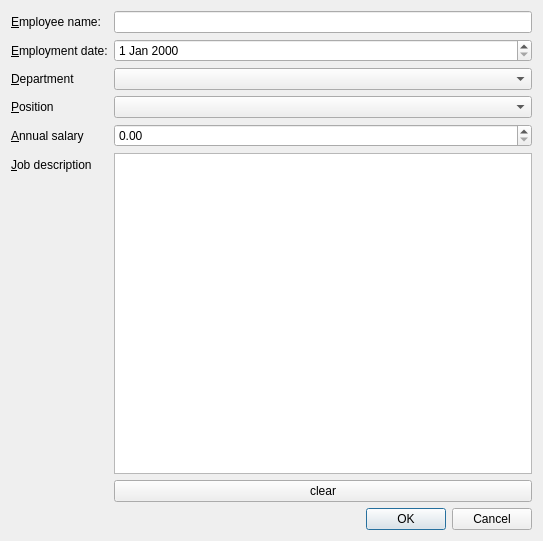
<?xml version="1.0" encoding="UTF-8"?>
<ui version="4.0">
 <class>MyDialog</class>
 <widget class="QDialog" name="MyDialog">
  <property name="geometry">
   <rect>
    <x>0</x>
    <y>0</y>
    <width>543</width>
    <height>541</height>
   </rect>
  </property>
  <property name="windowTitle">
   <string>Dialog</string>
  </property>
  <layout class="QVBoxLayout" name="verticalLayout">
   <item>
    <layout class="QFormLayout" name="formLayout">
     <item row="0" column="0">
      <widget class="QLabel" name="label">
       <property name="text">
        <string>&amp;Employee name:</string>
       </property>
       <property name="buddy">
        <cstring>lineEdit</cstring>
       </property>
      </widget>
     </item>
     <item row="0" column="1">
      <widget class="QLineEdit" name="lineEdit"/>
     </item>
     <item row="1" column="0">
      <widget class="QLabel" name="label_2">
       <property name="text">
        <string>&amp;Employment date:</string>
       </property>
       <property name="buddy">
        <cstring>dateEdit</cstring>
       </property>
      </widget>
     </item>
     <item row="1" column="1">
      <widget class="QDateEdit" name="dateEdit"/>
     </item>
     <item row="2" column="0">
      <widget class="QLabel" name="label_3">
       <property name="text">
        <string>&amp;Department</string>
       </property>
       <property name="buddy">
        <cstring>comboBox</cstring>
       </property>
      </widget>
     </item>
     <item row="2" column="1">
      <widget class="QComboBox" name="comboBox"/>
     </item>
     <item row="3" column="0">
      <widget class="QLabel" name="label_4">
       <property name="text">
        <string>&amp;Position</string>
       </property>
       <property name="buddy">
        <cstring>comboBox_2</cstring>
       </property>
      </widget>
     </item>
     <item row="3" column="1">
      <widget class="QComboBox" name="comboBox_2"/>
     </item>
     <item row="4" column="0">
      <widget class="QLabel" name="label_5">
       <property name="text">
        <string>&amp;Annual salary</string>
       </property>
       <property name="buddy">
        <cstring>doubleSpinBox</cstring>
       </property>
      </widget>
     </item>
     <item row="4" column="1">
      <widget class="QDoubleSpinBox" name="doubleSpinBox"/>
     </item>
     <item row="5" column="0">
      <widget class="QLabel" name="label_6">
       <property name="text">
        <string>&amp;Job description</string>
       </property>
       <property name="buddy">
        <cstring>textEdit</cstring>
       </property>
      </widget>
     </item>
     <item row="5" column="1">
      <widget class="QTextEdit" name="textEdit"/>
     </item>
     <item row="6" column="1">
      <widget class="QPushButton" name="pushButton">
       <property name="text">
        <string>clear</string>
       </property>
      </widget>
     </item>
    </layout>
   </item>
   <item>
    <widget class="QDialogButtonBox" name="buttonBox">
     <property name="orientation">
      <enum>Qt::Orientation::Horizontal</enum>
     </property>
     <property name="standardButtons">
      <set>QDialogButtonBox::StandardButton::Cancel|QDialogButtonBox::StandardButton::Ok</set>
     </property>
    </widget>
   </item>
  </layout>
 </widget>
 <tabstops>
  <tabstop>lineEdit</tabstop>
  <tabstop>dateEdit</tabstop>
  <tabstop>comboBox</tabstop>
  <tabstop>comboBox_2</tabstop>
  <tabstop>doubleSpinBox</tabstop>
  <tabstop>textEdit</tabstop>
 </tabstops>
 <resources/>
 <connections>
  <connection>
   <sender>buttonBox</sender>
   <signal>accepted()</signal>
   <receiver>MyDialog</receiver>
   <slot>accept()</slot>
   <hints>
    <hint type="sourcelabel">
     <x>229</x>
     <y>517</y>
    </hint>
    <hint type="destinationlabel">
     <x>157</x>
     <y>274</y>
    </hint>
   </hints>
  </connection>
  <connection>
   <sender>buttonBox</sender>
   <signal>rejected()</signal>
   <receiver>MyDialog</receiver>
   <slot>reject()</slot>
   <hints>
    <hint type="sourcelabel">
     <x>297</x>
     <y>517</y>
    </hint>
    <hint type="destinationlabel">
     <x>286</x>
     <y>274</y>
    </hint>
   </hints>
  </connection>
 </connections>
</ui>
